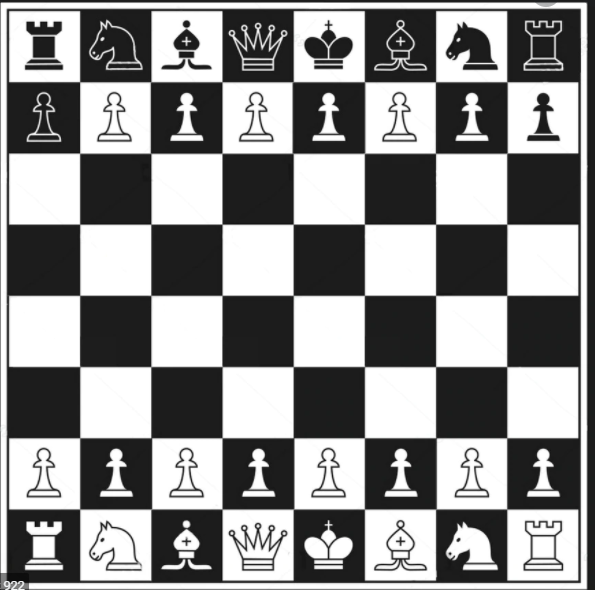
#> input picture OpenCV_basics/Image_Descriptors/chess.PNG, 595 x 590 px, given in place of sampleimg1.jpg, which was not available
$ python edge_detection.py   (older library calls are emulated)
#> lines starting #> are read from the running program, lines starting #| are printed output that depends on the picture; pictures that were not available may be replaced by others from this repository, and a replacement may not be noted
import cv2
from scipy import ndimage
import numpy as np

cap=cv2.VideoCapture(0)
img=cv2.imread('sampleimg1.jpg')
#> img is the input picture: shape (590, 595, 3); mean B, G, R 142.3, 142.3, 142.2
imgblur=cv2.medianBlur(img,11)
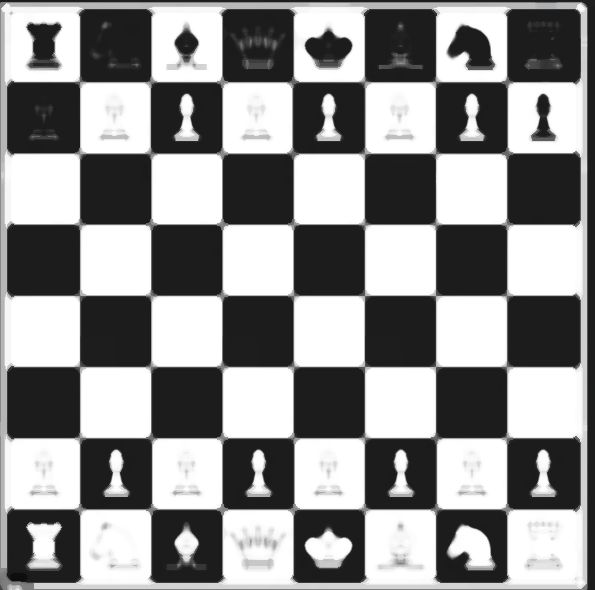
#> imgblur: shape (590, 595, 3); mean B, G, R 143.1, 143.1, 143.1
imggray=cv2.cvtColor(imgblur,cv2.COLOR_BGR2GRAY)
edgeimg=cv2.Laplacian(imggray,cv2.CV_8U,ksize=5)
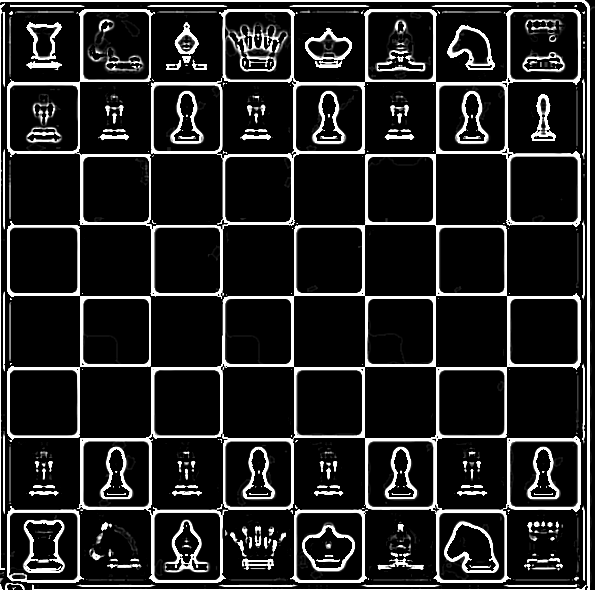
#> edgeimg: shape (590, 595); min 0, max 255, mean 36.3
cannyimg=cv2.Canny(img,50,70)
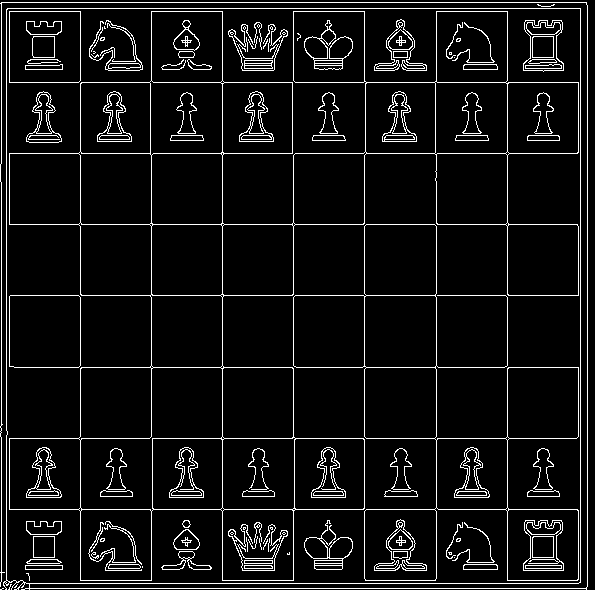
#> cannyimg: shape (590, 595); 7.2% white in thin lines or dots
invimg=255-edgeimg
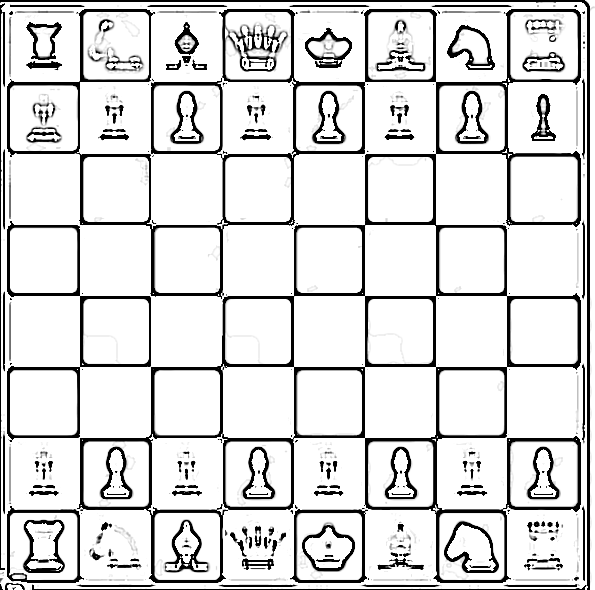
#> invimg: shape (590, 595); min 0, max 255, mean 218.7
cv2.imshow('edgeimg',edgeimg)
cv2.imshow('canny',cannyimg)
cv2.imshow('invimg',invimg)
cv2.waitKey(0)
